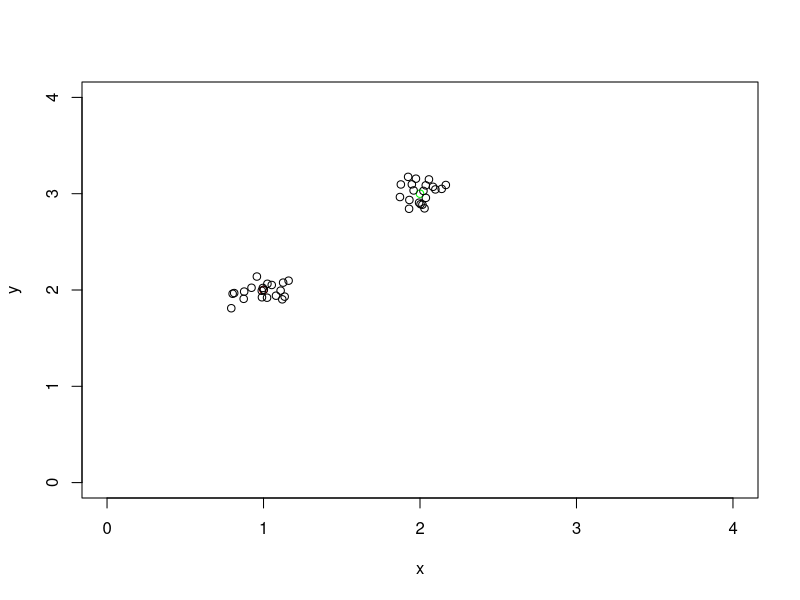

Write the R code that produced this figure.
library("mvtnorm")
library("MASS")

#picking our centers 
x1 = 1
y1 = 2

x2 = 2
y2 = 3


#as this is a toy example, we can pick our mean/sd ahead of time since we 
#control the data
# in this case our centers are our means, and we choose the sd

x1_train = rnorm(20,x1,0.1)
y1_train = rnorm(20,y1,0.1)

x2_train = rnorm(20,x2,0.1)
y2_train = rnorm(20,y2,0.1)

x = c(x1_train,x2_train)
y = c(y1_train,y2_train)

r1 = c(rep(1,20),rep(0,20))
r2 = c(rep(0,20),rep(1,20))


#plot to see it visually
plot(0:4, 0:4, xlab = "x", ylab = "y",type = "n") 
points(x1,y1,col='red')
points(x2,y2,col='green')
points(x,y)

#Prepare the data
X = data.frame(x,y,r1,r2)

#shuffle
X_shuffled <- X[sample(nrow(X)),]

#split into train/test
X_train = X_shuffled[0:32,]
X_test = X_shuffled[33:40,]

#mean estimator function
mean_estimate <- function(x,class)
{
  class_list = x[class]
  m1 = sum(class_list*x$x)/sum(class_list)
  m2 = sum(class_list*x$y)/sum(class_list)
  return(c(m1,m2))
}

m1 = mean_estimate(X_train,'r1')
m2 = mean_estimate(X_train,'r2')

m_vec = rbind(m1,m2)

#covar matrix estimator function
sd_estimate <- function(x,m_vec,class_index,class)
{
  numerator = matrix(0,ncol=2,nrow=2)
  
  for(i in 1:dim(x)[1])
  {
    temp = x[i:i,1:2] - m_vec[(class_index-1):class_index,]
    v1 = c(temp$x,temp$y)
    v2 = t(v1)
    result = v1%*%v2
    numerator = numerator + result*x[class][i,1]
  }
  
  return(numerator/sum(x[class]))
}

sd_estimate1 = sd_estimate(X_train,m_vec,1,'r1')
sd_estimate2 = sd_estimate(X_train,m_vec,2,'r2')


#prior term calculated for each class
p_c1 = log(sum(X_train$r1)/dim(X_train)[1])
p_c2 = log(sum(X_train$r2)/dim(X_train)[1])

#discriminant function
discrim_func <- function(x,p_ci,sigma_mat,m_vec,class_index,d)
{

  first_term = (-d/2)*log(2*pi)
  second_term = 0.5*log(det(sigma_mat))
  print(second_term)
  temp = x[1:1,1:2] - m_vec[(class_index-1):class_index,]
  v1 = c(temp$x,temp$y)
  third_term = 0.5*(t(v1)%*%ginv(sigma_mat)%*%v1)
  print(third_term)
  return (p_ci - first_term-second_term-third_term)
}


#prediction task using discriminant functions as seen before
class_vec = c()
for (i in 1:dim(X_test)[1])
{
  discriminant_1 = discrim_func(X_test[i:i,],p_c1,sd_estimate1,m_vec,1,2)
  discriminant_2 = discrim_func(X_test[i:i,],p_c2,sd_estimate2,m_vec,2,2)
  if(discriminant_1 >discriminant_2){
    class_vec = c(class_vec,'r1')
  }
  else{
    class_vec = c(class_vec,'r2')
  }
    
}

#report on error (confusion matrix can work here too)
correct_count = 0
incorrect_count = 0
for(i in 1:length(class_vec))
{
  if(X_test[class_vec[i]][i:i,] == 1){
    correct_count = correct_count +1
  }
  else{
    incorrect_count = incorrect_count +1
  }
}


test = lda(X_train$r1~X_train$x+X_train$y)
